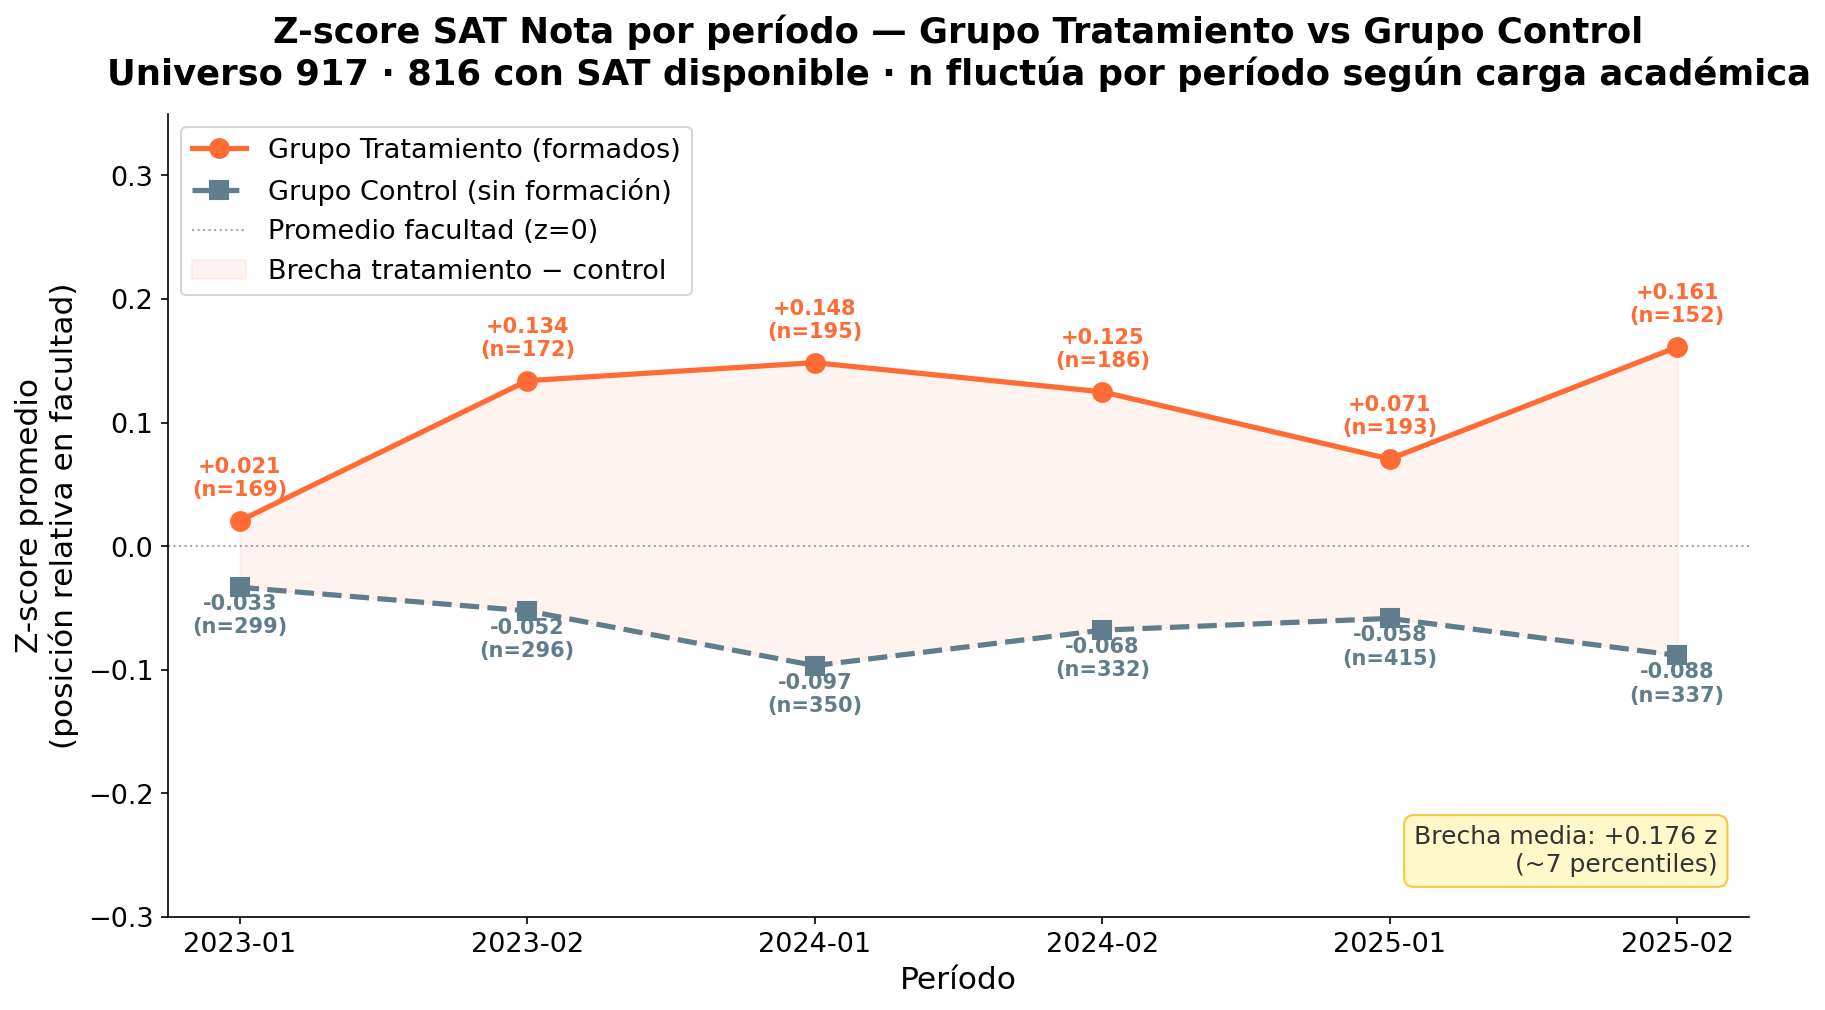

Generate this figure with Python:
import sys; sys.stdout.reconfigure(encoding="utf-8")
import pandas as pd
import matplotlib.pyplot as plt
import matplotlib
import numpy as np
import os

BASE = os.path.dirname(__file__)
CSV  = os.path.join(BASE, "..", "PROCESADO", "control_vs_trat_918.csv")
OUT  = os.path.join(BASE, "G6_control_vs_tratamiento_918.png")

df = pd.read_csv(CSV, encoding="utf-8-sig")

matplotlib.rcParams.update({
    "font.family": "DejaVu Sans",
    "font.size": 14, "axes.titlesize": 17, "axes.labelsize": 15,
    "xtick.labelsize": 13, "ytick.labelsize": 13, "legend.fontsize": 13,
})

fig, ax = plt.subplots(figsize=(12, 7))

# Tratamiento
ax.plot(df["periodo"], df["z_trat"], marker="o", color="#FF6B35",
        linewidth=2.5, markersize=9, label="Grupo Tratamiento (formados)")
for _, row in df.iterrows():
    ax.annotate(f"{row['z_trat']:+.3f}\n(n={int(row['n_trat'])})",
                xy=(row["periodo"], row["z_trat"]),
                xytext=(0, 12), textcoords="offset points",
                ha="center", fontsize=10, color="#FF6B35", fontweight="bold")

# Control
ax.plot(df["periodo"], df["z_ctrl"], marker="s", color="#607D8B",
        linewidth=2.5, markersize=9, linestyle="--",
        label="Grupo Control (sin formación)")
for _, row in df.iterrows():
    ax.annotate(f"{row['z_ctrl']:+.3f}\n(n={int(row['n_ctrl'])})",
                xy=(row["periodo"], row["z_ctrl"]),
                xytext=(0, -22), textcoords="offset points",
                ha="center", fontsize=10, color="#607D8B", fontweight="bold")

# Línea cero
ax.axhline(0, color="gray", linewidth=1, linestyle=":", alpha=0.7,
           label="Promedio facultad (z=0)")

# Sombreado diferencia
ax.fill_between(df["periodo"], df["z_trat"], df["z_ctrl"],
                alpha=0.08, color="#FF6B35", label="Brecha tratamiento − control")

n_doc_total = len(set(list(df["n_trat"].astype(int)) + list(df["n_ctrl"].astype(int))))
ax.set_title("Z-score SAT Nota por período — Grupo Tratamiento vs Grupo Control\n"
             "Universo 917 · 816 con SAT disponible · n fluctúa por período según carga académica",
             pad=14, fontweight="bold")
ax.set_ylabel("Z-score promedio\n(posición relativa en facultad)")
ax.set_xlabel("Período")
ax.set_ylim(-0.30, 0.35)
ax.legend(loc="upper left")
ax.spines["top"].set_visible(False)
ax.spines["right"].set_visible(False)

# Calcular brecha promedio
brecha = (df["z_trat"] - df["z_ctrl"]).mean()
ax.text(0.98, 0.05,
        f"Brecha media: {brecha:+.3f} z\n(~{brecha*38:.0f} percentiles)",
        transform=ax.transAxes, ha="right", va="bottom",
        fontsize=12, color="#333333",
        bbox=dict(boxstyle="round,pad=0.4", facecolor="#FFF9C4", edgecolor="#FBC02D", alpha=0.9))

plt.tight_layout()
plt.savefig(OUT, dpi=150, bbox_inches="tight")
plt.close()
print(f"Guardado: {OUT}")
print(f"\nBrecha promedio tratamiento − control: {brecha:+.4f} z")
print(f"En percentiles aprox.: +{brecha*38:.0f} percentiles de ventaja del grupo tratado")
